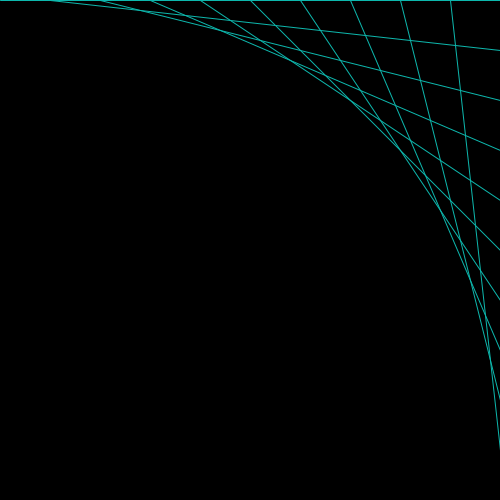
Frame 1 (no input)
Frame 60 (the mouse pressed at the canvas centre just before this capture): identical to frame 1, image omitted
Frame 120 (the mouse held since frame 60 and released just before this capture): identical to frame 1, image omitted

The Processing sketch that drew this single still picture (run headless with seeded random() and noise(); from frame 60 on, the mouse is pressed at the canvas centre):

// Processing sketch: processing_38309
// ── processing_38309.pde

int s = 50;


void setup() {
  size(500, 500);
  smooth();
}


void draw() {
  background(0);

  for (int i=0;i<=width/s;i++) {
    stroke(#0DB7AD);
    line(0+i*s, 0, width, 0+i*s);
  }
  
}


                
                                                
